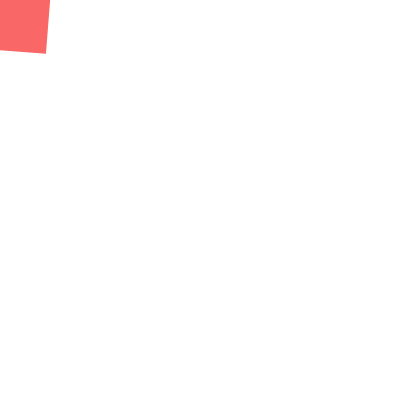
Frame 1 (no input)
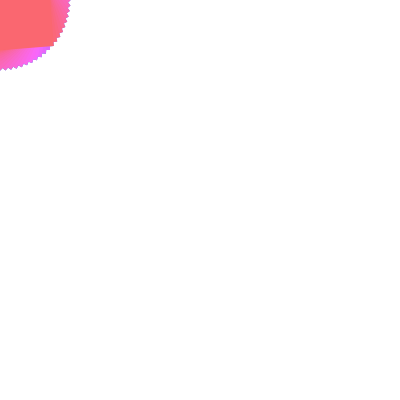
Frame 60 (no input)
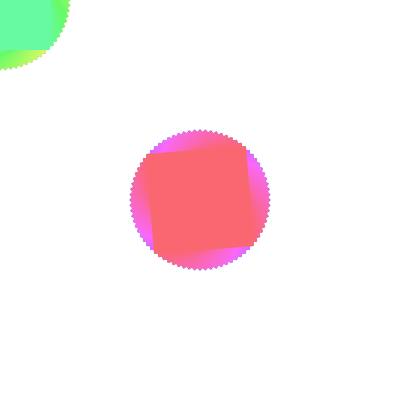
Frame 120 (the mouse pressed at the canvas centre since frame 60)

The p5.js sketch that drew these frames (run headless with seeded random() and noise() and a simulated clock; from frame 60 on, the mouse is pressed at the canvas centre):

// p5.js sketch
// ── sketch.js
var numOfParticles = 100;
var pc;

function setup() {
  createCanvas(400, 400);
  colorMode (HSB, 255);
  rectMode (CENTER);
  noStroke();

pc = new ParticleController();
pc.setup(numOfParticles);

}

function draw() {
  background(255);
  pc.update(mouseX, mouseY);
  pc.draw();
}

// ── particle.js
function Particle(x, y, size) {
    this.x = x;
    this.y = y;
    this.size = size;
    this.update = function (x, y) {
      this.x = x;
      this.y = y;
    }

  this.draw = function (index) {
    push();
    translate (this.x, this.y);
    rotate(Math.PI / 40 * index);
    rect(0, 0, this.size, this.size);
    pop();
  }
}

// ── particlecontroller.js
function ParticleController() {
  this.particles = [];
  this.currentParticleIndex = 0;

  this.setup = function(numOfParticles) {
      for (var i = 0; i<numOfParticles; i++) {
        this.particles[i] = new Particle(-100, -100, 100);
      }
  };

  this.update = function(x, y) {
    this.currentParticleIndex++;
    this.currentParticleIndex = this.currentParticleIndex % this.particles.length;
    this.particles[this.currentParticleIndex].update(x,y);
  };

  this.draw = function () {
    var numOfParticles = this.particles.length;
    for (var i = 0; i<this.particles.length; i++) {
      fill(i/numOfParticles * 255, 150, 250);
      // modulo
      var index = (this.currentParticleIndex + i) % numOfParticles;
      this.particles[index].draw(index);
    }
  }
}
